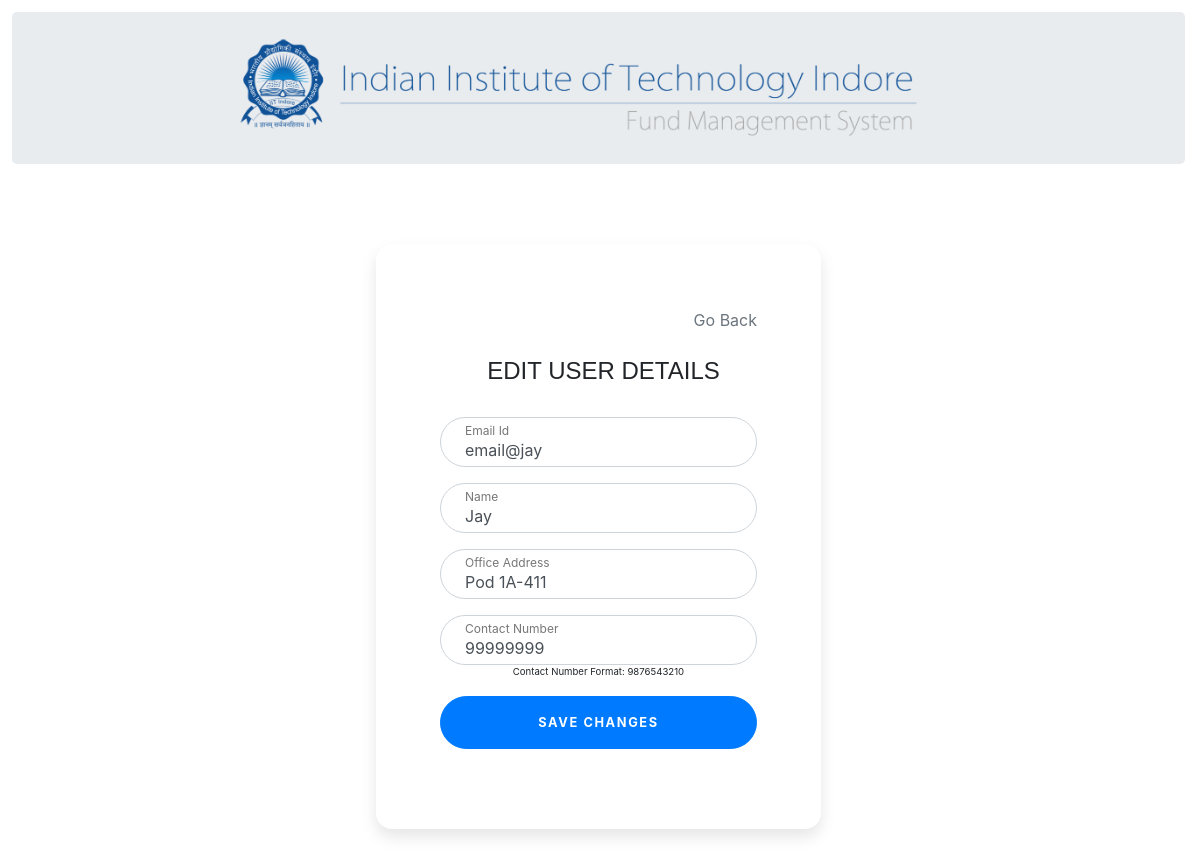
The page /admin_edituser.php (signed in) on the database its author committed.
### tables this page shows
CREATE TABLE IF NOT EXISTS `user` (
  `user_id` varchar(30) NOT NULL,
  `email_id` varchar(30) NOT NULL,
  `name` varchar(20) NOT NULL,
  `password` varchar(20) NOT NULL,
  `contact` varchar(10) NOT NULL,
  `office` varchar(12) NOT NULL,
  `add_date` date NOT NULL,
  `left_balance` int(15) NOT NULL,
  PRIMARY KEY (`user_id`)
);

### admin_edituser.php (the view, shortened to what this page needs)
<html>
    <head>
    </head>
</html>
<?php
require 'config.php';
$uname =  ($_SESSION['username']);
$query = $con->prepare('select email_id, name, contact, office from user where user.user_id = ?');
$query->execute(array($uname));
$row = $query->fetch(PDO::FETCH_ASSOC);
?>
<html>
    <head>
      <link rel="stylesheet" href="https://maxcdn.bootstrapcdn.com/bootstrap/4.0.0/css/bootstrap.min.css">
      <link rel="stylesheet" href="new_user.css">
    <body>
    <div class="container-fluid c0">
        <div class="jumbotron f1">
          <img class="img-responsive img" src="./assets/logo1.png" alt="">
        </div>
      <div>
      <div class="container">
        <div class="row">
          <div class="col-sm-9 col-md-7 col-lg-5 mx-auto">
            <div class="card card-signin my-5">
              <div class="card-body">
              <div style="text-align: right;"><a class = "text-muted" href="admin.php"> Go Back </a></div>
                <h5 class="card-title text-center g3">Edit User Details</h5>
                <form action="" method = "post" class="form-signin">
                <div class="form-label-group">
                    <?php
                    echo '<input type="email" maxlength="29" name="mail_id" value="'.$row['email_id'].'" class="form-control" placeholder="Name" Required>';
                    ?>
                    <label for="inputEmail">Email Id</label>
                  </div>
                  <div class="form-label-group">
                    <?php
                    echo '<input type= "text" maxlength="24" onkeypress="return ((event.charCode >= 65 && event.charCode <= 90) || (event.charCode >= 97 && event.charCode <= 122) || (event.charCode == 32))" name="username" value="'.$row['name'].'" class="form-control" placeholder="Name" Required>';
                    ?>
                    <label for="username">Name</label>
                  </div>
                  <div class="form-label-group">
                    <?php
                    echo '<input name="office" maxlength="20" value="'.$row['office'].'" class="form-control" placeholder="Office" Required>';
                    ?>
                    <label for="inputOffice">Office Address</label>
                  </div>
                  <div class="form-label-group">
                  <?php
                    echo '<input type="tel" name="contact" value="'.$row['contact'].'" class="form-control" placeholder="Name" pattern="[0-9]{10}" Required>';
                    ?>
                    <p style="text-align:center;font-size:0.8vw">Contact Number Format: 9876543210</p>
                    <label for="inputContact">Contact Number</label>
                  </div>
                  <button class="btn btn-lg btn-primary btn-block text-uppercase"  id="lgin"  name ='but_submit' type="submit">Save Changes</button>
             </form>
              </div>
            </div>
          </div>
        </div>
      </div>
    </body>
</html>

### new_user.css (style rules this page uses)
:root { --input-padding-x: 1.5rem; --input-padding-y: .75rem; }
.card-signin { margin-top: 100px; border: 0; border-radius: 1rem; box-shadow: 0 0.5rem 1rem 0 rgba(0, 0, 0, 0.1); }
.card-signin .card-title { margin-bottom: 2rem; font-weight: 300; font-size: 1.5rem; }
.card-signin .card-body { padding: 4rem; }
.form-signin { width: 100%; }
.form-signin .btn { font-size: 80%; border-radius: 5rem; letter-spacing: .1rem; font-weight: bold; padding: 1rem; transition: all 0.2s; }
.form-label-group { position: relative; margin-bottom: 1rem; }
.form-label-group input { height: auto; border-radius: 2rem; }
.form-label-group>input, .form-label-group>label { padding: var(--input-padding-y) var(--input-padding-x); }
.form-label-group>label { background : none; pointer-events: none; position: absolute; top: 0; left: 0; display: block; width: 100%; margin-bottom: 0; line-height: 1.5; color: #495057; border: 1px solid transparent; border-radius: .25rem; transition: all .1s ease-in-out; }
.form-label-group input::placeholder { color: transparent; }
.form-label-group input:not(:placeholder-shown) { padding-top: calc(var(--input-padding-y) + var(--input-padding-y) * (2 / 3)); padding-bottom: calc(var(--input-padding-y) / 3); }
.form-label-group input:not(:placeholder-shown)~label { padding-top: calc(var(--input-padding-y) / 3); padding-bottom: calc(var(--input-padding-y) / 3); font-size: 12px; color: #777; }
h5 { font-family: "Avant Garde", Avantgarde, "Century Gothic", CenturyGothic, "AppleGothic", sans-serif; font-size: 35px; text-align: center; padding-left: 10px; padding-top : 25px; padding-bottom: 25px; text-transform: uppercase; text-rendering: optimizeLegibility; }
.c0 { padding-top: 2%; }
.f1 { padding-top: 2%; padding-left: 15%; padding-right: 1%; padding-bottom: 2%; }
.c0 { padding-left: 1%; padding-top: 1%; padding-bottom: 0%; }
.img { display: block; width : 80%; height:auto; }
.g3 { padding-bottom: 0% }

### rows shown on the page
user: mail_id "email@jay", username "Jay", office "Pod 1A-411", contact "99999999"
